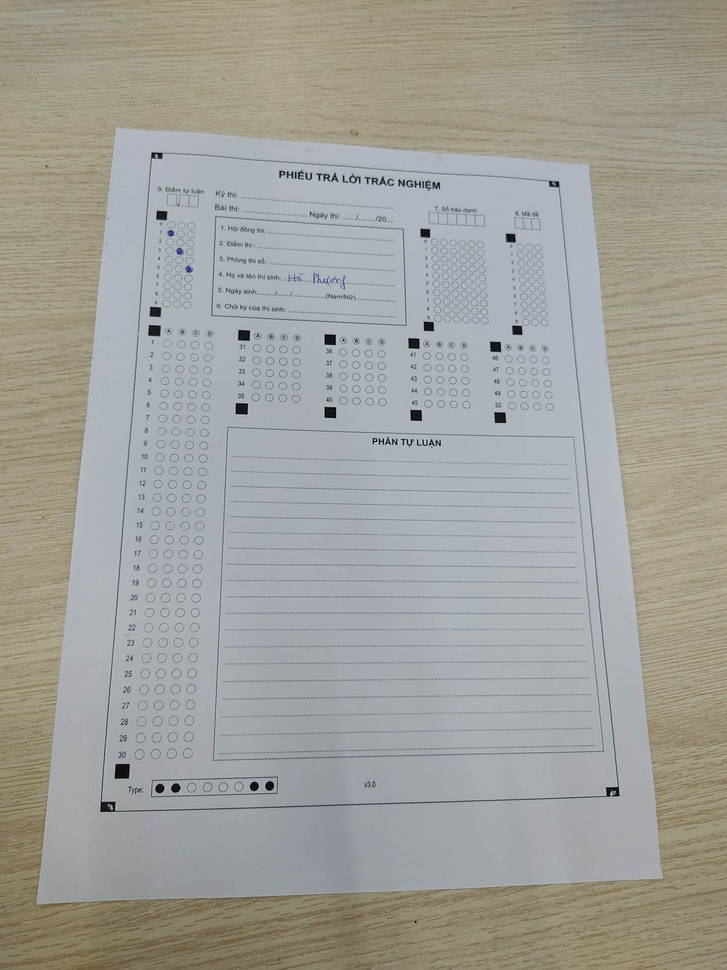
#> input picture test1.jpg, 727 x 970 px, shrunk from 1536 x 2048 before the run
$ python -i detectline.py   (imports and definitions only)
#> lines starting #> are read from the running program, lines starting #| are printed output that depends on the picture; after the words box and inside, x2 and y2 are one past the last pixel; in counts of white or black regions, pixels touching at a corner belong together
### process.py
import numpy as np
import cv2
import matplotlib.pyplot as plt


# [7 lines left out: function plotImage, not called in this run]


def calcAvgLineColor(line, image):
    x1, y1, x2, y2 = line
    pass


def sortLine(line):
    point1 = line[0][:2]
    point2 = line[0][2:]
    return calcDistanceP2P(point1, point2)


def sortPoint(point):
    return point[0] + point[1]


def calcDistanceP2P(point1, point2):
    return np.sqrt((point1[0] - point2[0])**2 + (point1[1] - point2[1])**2)


def calcCos2Line(line1, line2):
    x1, y1, x2, y2 = line1[0]
    u1 = [x2-x1, y2-y1]
    x1, y1, x2, y2 = line2[0]
    u2 = [x2-x1, y2-y1]
    cosa = (u1[0]*u2[0] + u1[1]*u2[1]) / \
        ((np.sqrt(u1[0]**2 + u1[1]**2))*(np.sqrt(u2[0]**2 + u2[1]**2)))
    return np.abs(cosa)


def pointBetweenLine(line, point):
    point1 = line[0][:2]
    point2 = line[0][2:]
    p = [point1, point2]
    p = sorted(p, key=sortPoint)
    x1, y1 = p[0]
    x2, y2 = p[1]
    x, y = point
    if (x >= x1 and x <= x2) or (y >= y1 and y <= y2):
        return True
    return False


# [10 lines left out: function Line, not called in this run]


def calcDistanceP2L(line, point):
    x1, y1, x2, y2 = line[0]
    x, y = point
    a = y1-y2
    b = x2-x1
    c = -y1*(x2-x1) + x1*(y2-y1)
    distance = np.abs(a*x+b*y+c)/(np.sqrt(a**2 + b**2))
    return distance


def getMinDistance(line1, line2):
    point1 = line1[0][:2]
    point2 = line1[0][2:]
    point3 = line2[0][:2]
    point4 = line2[0][2:]
    l1 = calcDistanceP2P(point1, point3)
    l2 = calcDistanceP2P(point1, point4)
    l3 = calcDistanceP2P(point2, point3)
    l4 = calcDistanceP2P(point2, point4)
    return min(l1, l2, l3, l4)


def mergeLines(lines, image):
    checkLines = np.zeros(len(lines))
    resLines = []
    for i in range(len(lines)):
        if checkLines[i] != 0:
            continue
        start = lines[i][0][:2]
        end = lines[i][0][2:]
        point = [start, end]
        for j in range(i+1, len(lines)):
            if checkLines[j] != 0:
                continue
            point1 = lines[j][0][:2]
            point2 = lines[j][0][:2]
            cosa = calcCos2Line(lines[i], lines[j])
            D1 = calcDistanceP2L(lines[i], point1)
            D2 = calcDistanceP2L(lines[i], point2)
            if cosa >= 0.95 and D1 <= 13 and D2 <= 13:
                if (pointBetweenLine(lines[i], point1) == True) or (pointBetweenLine(lines[i], point2) == True):
                    checkLines[j] = 1
                else:
                    minDistance = getMinDistance(lines[i], lines[j])
                    if minDistance < 300:
                        checkLines[j] = 1
            if checkLines[j] == 1:
                point.append(point1)
                point.append(point2)
        point = sorted(point, key=sortPoint)
        start = point[0]
        end = point[-1]
        line = [[start[0], start[1], end[0], end[1]]]
        resLines.append(line)
    return resLines

### detectline.py
import numpy as np
import cv2
import matplotlib.pyplot as pl
from process import *


def convertScale(image, alpha, beta):
    new_img = image*alpha + beta
    new_img[new_img < 0] = 0
    new_img[new_img > 255] = 255
    return new_img.astype(np.uint8)


def autoBrightnessContrast(image, clip_hist_percent=5):
#> called with clip_hist_percent = 5
    gray = cv2.cvtColor(image, cv2.COLOR_BGR2GRAY)
    hist = cv2.calcHist([gray], [0], None, [256], [0, 256])
#> hist = 256 values, max 26199 at index 180, min 0 at index 0, mean 2754.6
    hist_size = len(hist)
#> hist_size = 256
    accumulator = []
    accumulator.append(float(hist[0]))
    for i in range(1, hist_size):
        accumulator.append(accumulator[i-1] + float(hist[i]))
#> after the loop, accumulator = 256 values from 0 to 705190

    maximum = accumulator[-1]
#> maximum = 705190
    clip_hist_percent *= (maximum/100)
#> clip_hist_percent = 35259.5
    clip_hist_percent /= 2.0
#> clip_hist_percent = 17629.8

    minimum_gray = 0
    while accumulator[minimum_gray] <= clip_hist_percent:
        minimum_gray += 1
#> this loop made 107 passes
#> after the loop, minimum_gray = 107

    maximum_gray = hist_size - 1
#> maximum_gray = 255
    while accumulator[maximum_gray] >= (maximum - clip_hist_percent):
        maximum_gray -= 1
#> this loop made 71 passes
#> maximum_gray on passes 1 to 8: 254, 253, 252, 251, 250, 249, 248, 247
#> after the loop, maximum_gray = 184

    alpha = 255/(maximum_gray-minimum_gray)
#> alpha = 3.31
    beta = -minimum_gray*alpha
#> beta = -354.4
    newimg = convertScale(image, alpha, beta)
    return newimg


def drawHoughLine(imgSrc, imgDst, minLineLengt, maxLineGap):
    lines = cv2.HoughLinesP(imgSrc, 1, np.pi/180, 127,
                            minLineLength=minLineLengt, maxLineGap=maxLineGap)
    if lines is None:
        return imgDst
    res_lines = []
    for line in lines:
        x1, y1, x2, y2 = line[0]
        cv2.line(imgDst, (x1, y1), (x2, y2), 2)
    return imgDst


def drawEdges(imgSrc, imgDst, minLineLenght, maxLineGap):
#> called with minLineLenght = 150, maxLineGap = 5
    apertureSizes = [3, 5, 7]
    for size in apertureSizes:
        edges = cv2.Canny(imgSrc, 50, 150, apertureSize=size)
        imgDst = drawHoughLine(
            edges, imgDst, minLineLenght, maxLineGap)
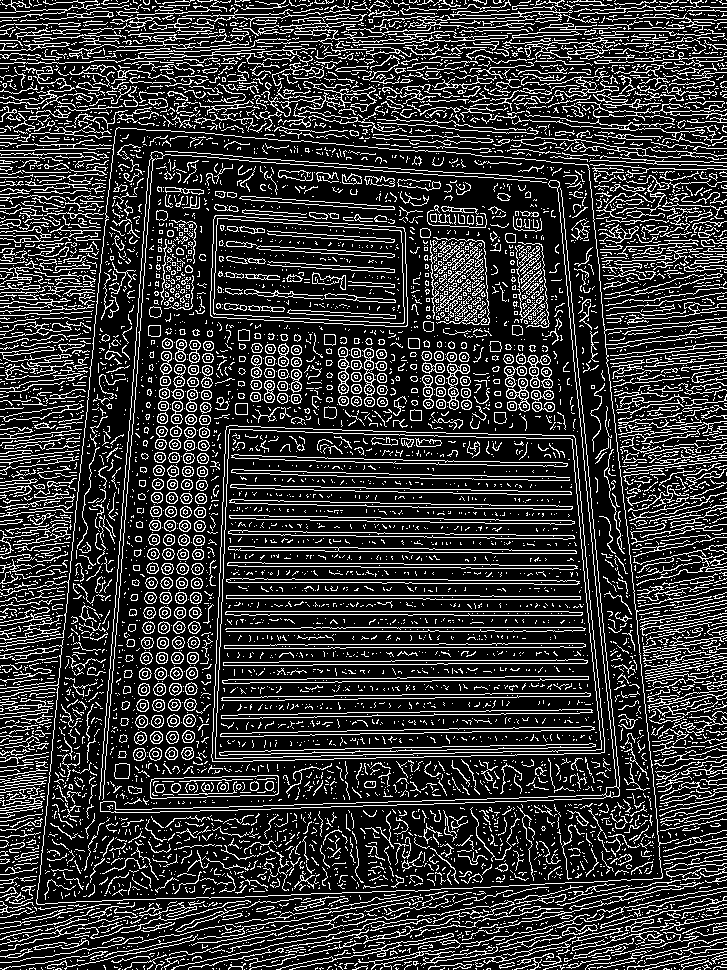
#> edges: shape (970, 727); 20.8% white in thin lines or dots
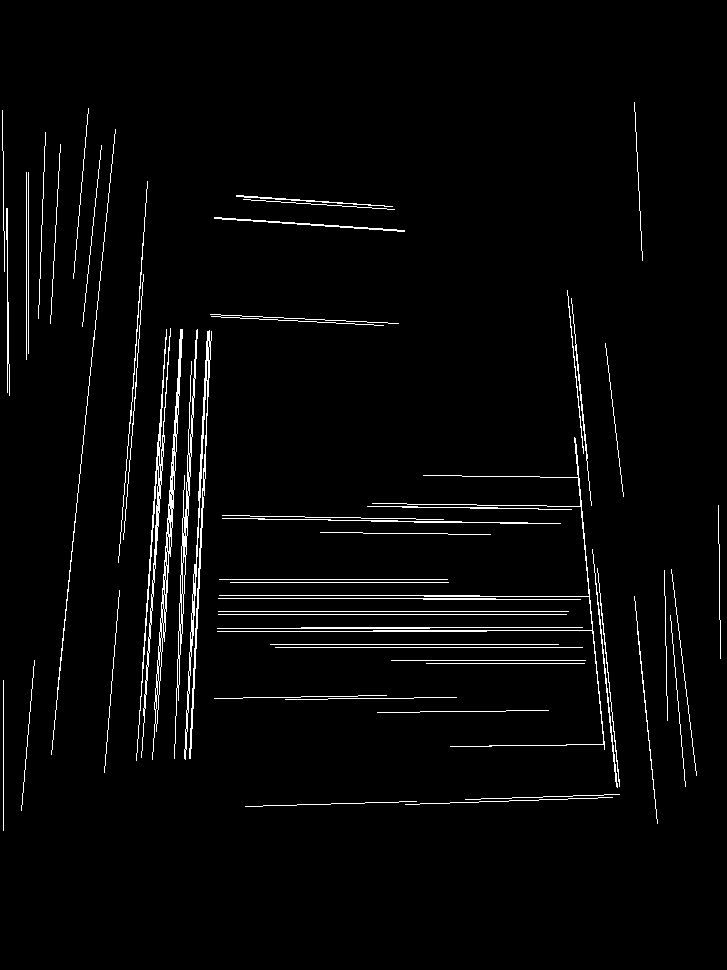
#> imgDst: shape (970, 727); values 0 (black) and 2 (white), 2.8% white in thin lines or dots, all inside (x1, y1, x2, y2) = (2, 102, 721, 831)
    return imgDst


def getHoughLine(image):
    res = np.zeros(image.shape, np.uint8)
    blurred = cv2.GaussianBlur(image, (5, 5), 0)
    blurred = cv2.bilateralFilter(blurred, 9, 7, 37)
    res = drawEdges(blurred, res, 150, 5)
    kernelSizes = [17, 19, 21]
    for kernel in kernelSizes:
        img_thresh = cv2.adaptiveThreshold(
            blurred, 255, cv2.ADAPTIVE_THRESH_GAUSSIAN_C, cv2.THRESH_BINARY, kernel, 15)
        res = drawEdges(img_thresh, res, 175, 10)
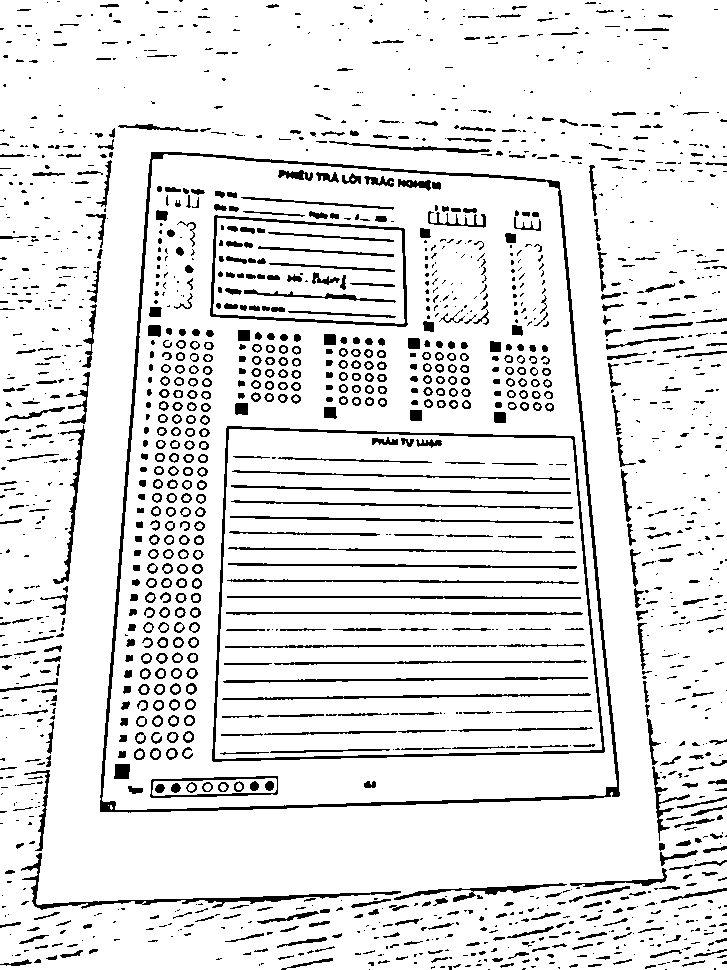
#> img_thresh: shape (970, 727); 89.5% white; 1672 black regions (947 under 20 px), largest, box (x1, y1, x2, y2) and area: (100, 152, 620, 813) 6909, (212, 426, 605, 762) 3601, (210, 215, 408, 327) 1635
#> res: shape (970, 727); values 0 (black) and 2 (white), 7.5% white; 42 white regions, largest, box (x1, y1, x2, y2) and area: (169, 155, 620, 809) 14284, (151, 328, 187, 761) 4636, (134, 328, 173, 761) 4556
    return res


def getLines(imgSrc, minLineLenght, maxLineGap):
    lines = cv2.HoughLinesP(imgSrc, 1, np.pi/180, 127,
                            minLineLength=minLineLenght, maxLineGap=maxLineGap)
    lines = sorted(lines, key=sortLine, reverse=True)[:100]
    return lines


def getFrame(original_img):
    image = autoBrightnessContrast(original_img)
    gray = cv2.cvtColor(image, cv2.COLOR_RGB2GRAY)
    image = getHoughLine(gray)
    image = cv2.GaussianBlur(image, (5, 5), 0)
    kernel = np.ones((5, 5), np.uint8)
    image = cv2.dilate(image, kernel)
    kernel = np.ones((7, 7), np.uint8)
    image = cv2.erode(image, kernel)
    lines = getLines(image, 100, 10)
#> in getLines, `lines = cv2.HoughLinesP(imgSrc, 1, np.pi/180, 127, minLineLength=minLi..`: lines = 166 rows, first 6: [33, 901, 114, 129], [34, 901, 115, 131], [590, 171, 666, 900], [591, 165, 660, 828], [557, 182, 619, 776], [51, 712, 112, 131]
#> in sortLine, `point1 = line[0][:2]`: point1 = [33, 901]
#> in sortLine, `point2 = line[0][2:]`: point2 = [114, 129]
#> in getLines, `lines = sorted(lines, key=sortLine, reverse=True)[:100]`: lines = 100 items, first 6: [[33, 901, 114, 129]], [[34, 901, 115, 131]], [[33, 894, 113, 130]], [[590, 171, 666, 900]], [[589, 176, 664, 893]], [[591, 165, 660, 828]]
    len_lines = len(lines)
#> len_lines = 100
    while (True):
        lines = mergeLines(lines, original_img)
        if len_lines == len(lines):
            break
        len_lines = len(lines)
#> this loop made 3 passes
    res = np.zeros(original_img.shape[:2], np.uint8)
    print(len_lines)
#| 18
    for line in lines:
        x1, y1, x2, y2 = line[0]
        cv2.line(original_img, (x1, y1), (x2, y2), 255, 2)
        cv2.line(res, (x1, y1), (x2, y2), 255, 2)
#> this loop made 18 passes
#> line on passes 1 to 8: [[114, 129, 35, 901]], [[591, 165, 666, 900]], [[557, 182, 619, 776]], [[148, 167, 102, 802]], [[162, 218, 137, 759]], [[198, 331, 169, 758]], [[208, 808, 617, 794]], [[214, 717, 610, 710]]
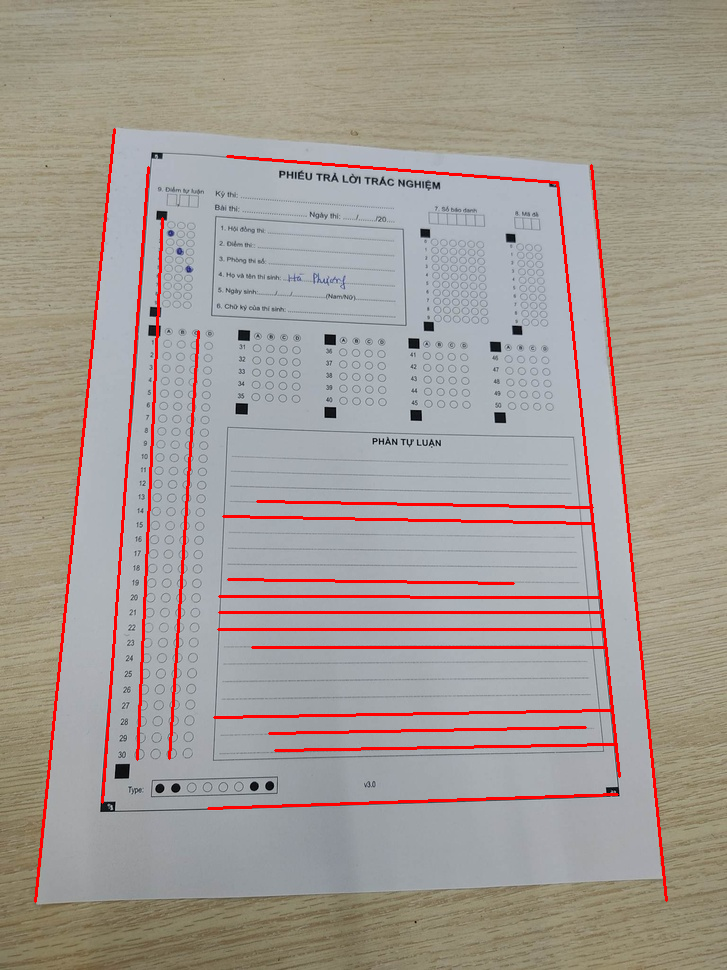
#> original_img: shape (970, 727, 3); mean R, G, B 163.9, 155.1, 149.1
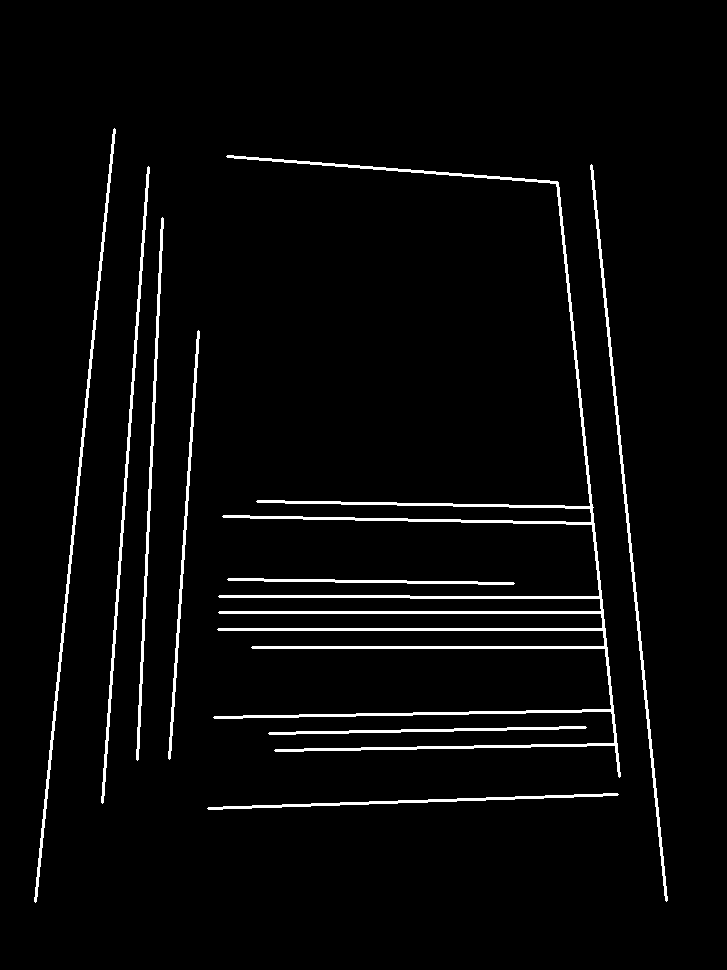
#> res: shape (970, 727); 3.4% white; 9 white regions, largest, box (x1, y1, x2, y2) and area: (213, 155, 621, 778) 11591, (34, 128, 116, 903) 2317, (590, 164, 668, 902) 2210
    return image, original_img, res, lines

>>> import cv2
>>> picture = cv2.cvtColor(cv2.imread('test1.jpg'), cv2.COLOR_BGR2RGB)
>>> result = getFrame(picture)

$ run again, on test2.jpg
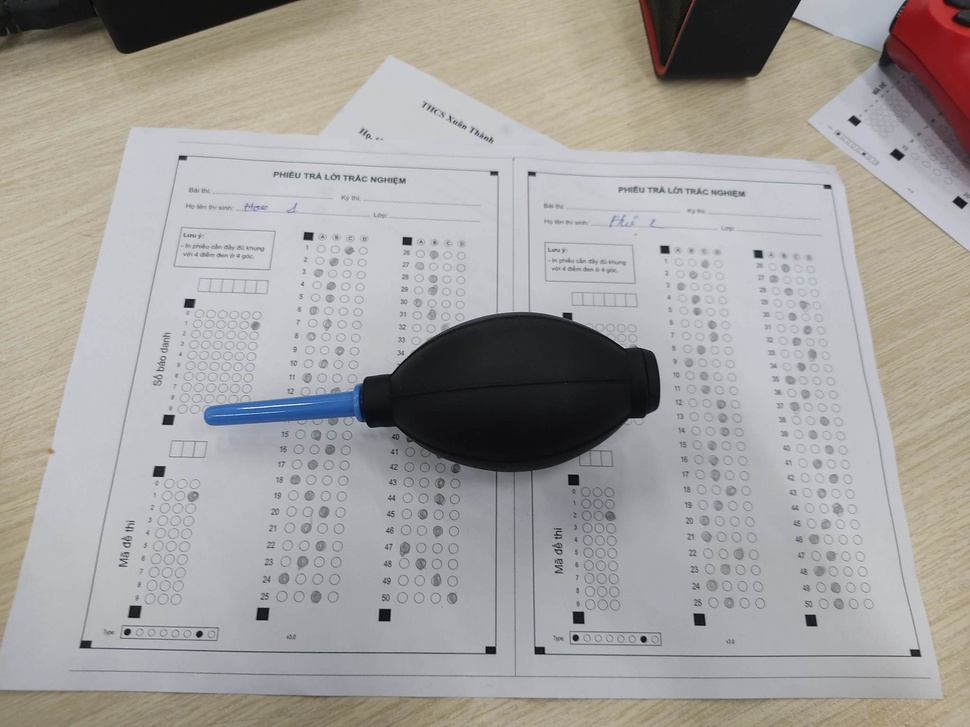
#> input picture test2.jpg, 970 x 727 px, shrunk from 2048 x 1536 before the run
#> hist = 256 values, max 28614 at index 202, min 0 at index 0, mean 2754.6
#> hist_size = 256
#> after the loop in autoBrightnessContrast, `for i in range(1, hist_size):`: accumulator = 256 values from 0 to 705190
#> maximum = 705190
#> in autoBrightnessContrast, `clip_hist_percent *= (maximum/100)`: clip_hist_percent = 35259.5
#> in autoBrightnessContrast, `clip_hist_percent /= 2.0`: clip_hist_percent = 17629.8
#> the loop in autoBrightnessContrast, `while accumulator[minimum_gray] <= clip_hist_percent:` made 21 passes
#> after the loop in autoBrightnessContrast, `while accumulator[minimum_gray] <= clip_hist_percent:`: minimum_gray = 21
#> in autoBrightnessContrast, `maximum_gray = hist_size - 1`: maximum_gray = 255
#> the loop in autoBrightnessContrast, `while accumulator[maximum_gray] >= (maximum - clip_hist_percent):` made 52 passes
#> maximum_gray on passes 1 to 8: 254, 253, 252, 251, 250, 249, 248, 247
#> after the loop in autoBrightnessContrast, `while accumulator[maximum_gray] >= (maximum - clip_hist_percent):`: maximum_gray = 203
#> alpha = 1.4
#> beta = -29.42
#> after the loop in drawEdges, `for size in apertureSizes:`:
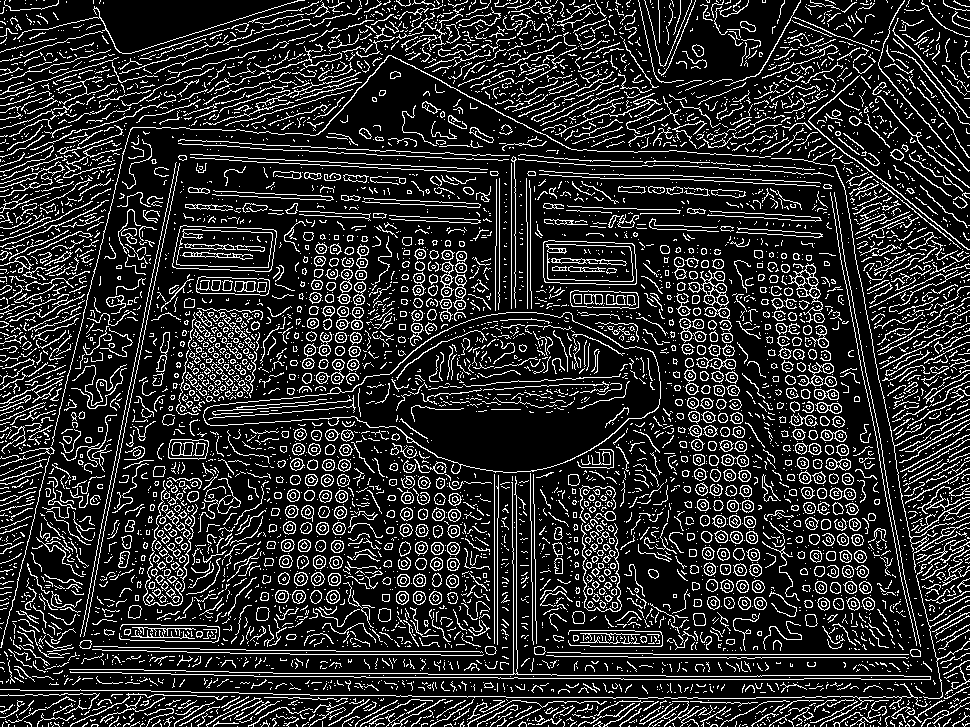
#> edges: shape (727, 970); 17% white in thin lines or dots
#> in getLines, `lines = cv2.HoughLinesP(imgSrc, 1, np.pi/180, 127, minLineLength=minLi..`: lines = 22 rows, first 6: [508, 676, 762, 676], [81, 646, 173, 176], [80, 646, 154, 266], [292, 654, 437, 654], [183, 154, 475, 170], [126, 420, 178, 157]
#> in sortLine, `point1 = line[0][:2]`: point1 = [508, 676]
#> in sortLine, `point2 = line[0][2:]`: point2 = [762, 676]
#> in getLines, `lines = sorted(lines, key=sortLine, reverse=True)[:100]`: lines = 22 items, first 6: [[81, 646, 173, 176]], [[80, 646, 154, 266]], [[183, 154, 475, 170]], [[79, 644, 134, 362]], [[126, 420, 178, 157]], [[508, 676, 762, 676]]
#> len_lines = 22
#> the loop in getFrame, `while (True):` made 2 passes
#| 7
#> the loop in getFrame, `for line in lines:` made 7 passes
#> line on passes 1 to 7: [[173, 176, 81, 646]], [[180, 155, 475, 170]], [[508, 676, 762, 676]], [[840, 237, 882, 475]], [[292, 654, 875, 657]], [[511, 309, 516, 675]], [[494, 469, 494, 650]]
#> after the loop in getFrame, `for line in lines:`:
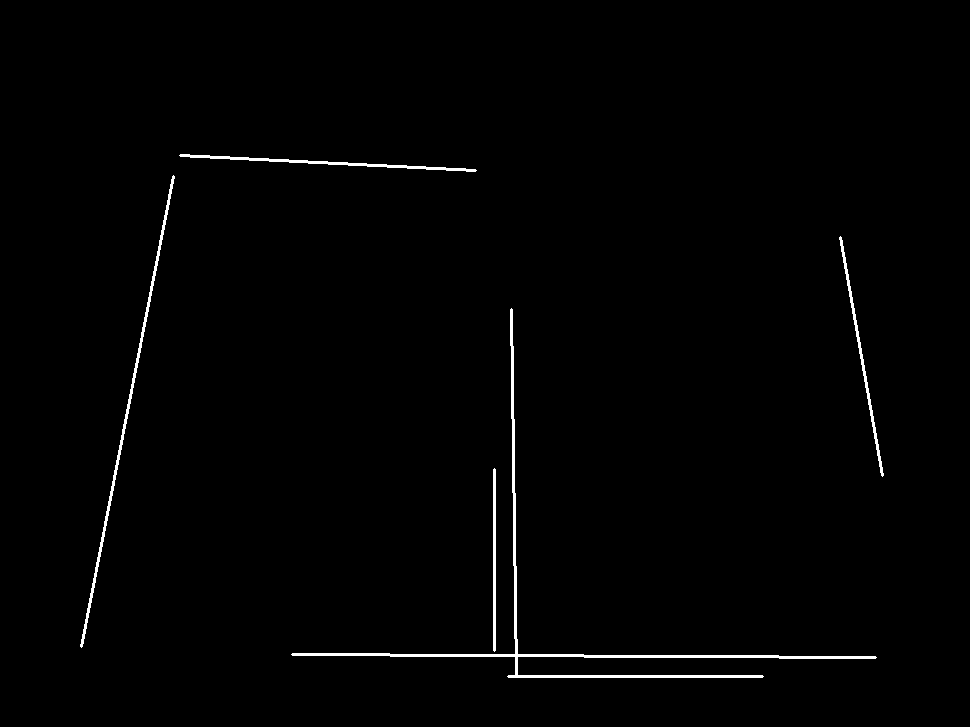
#> res: shape (727, 970); 1% white; 5 white regions, box (x1, y1, x2, y2) and area: (291, 308, 877, 678) 3611, (80, 175, 175, 648) 1398, (179, 154, 477, 172) 890, (839, 236, 884, 477) 719, (493, 468, 496, 652) 548
